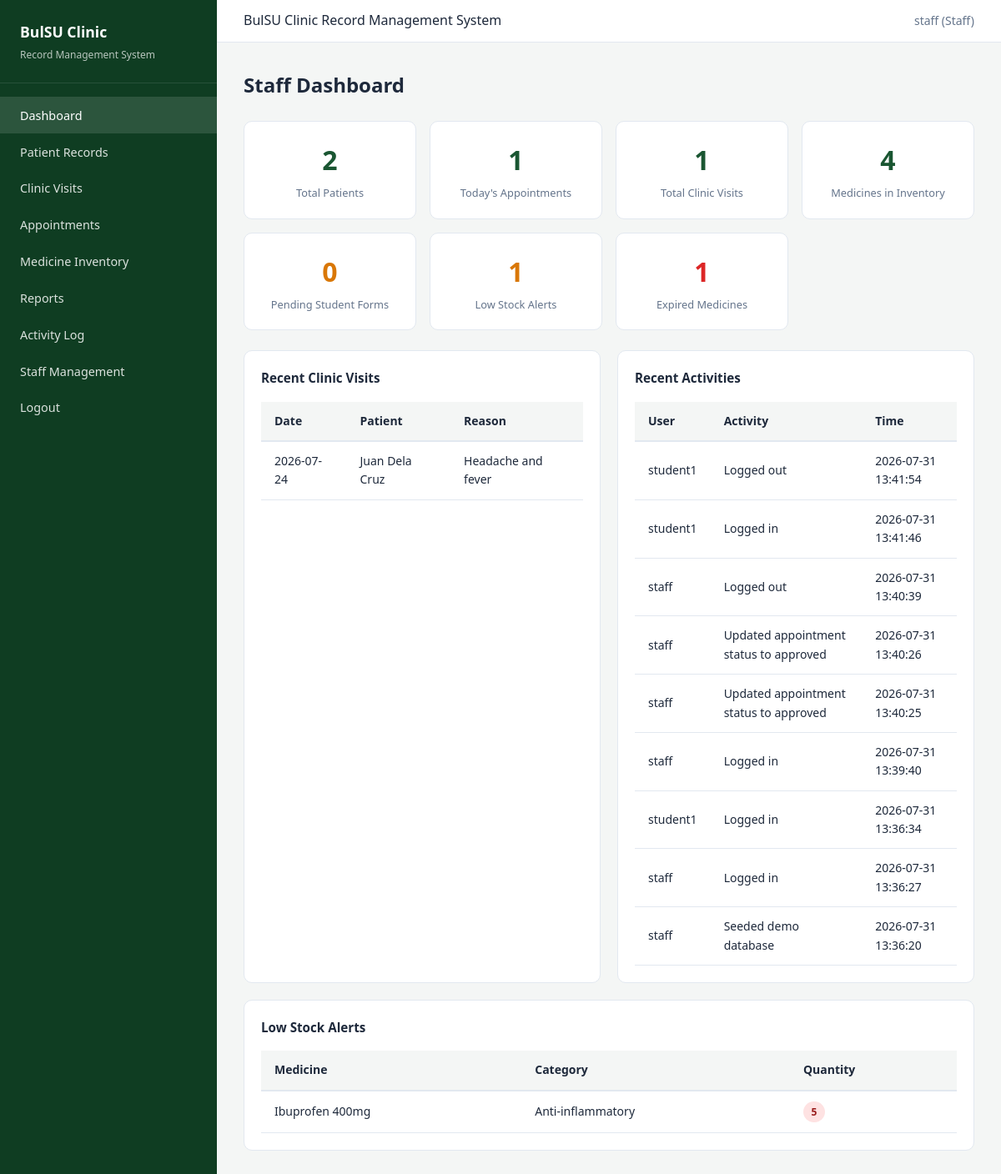
Page / (signed in) on the earlier database version.
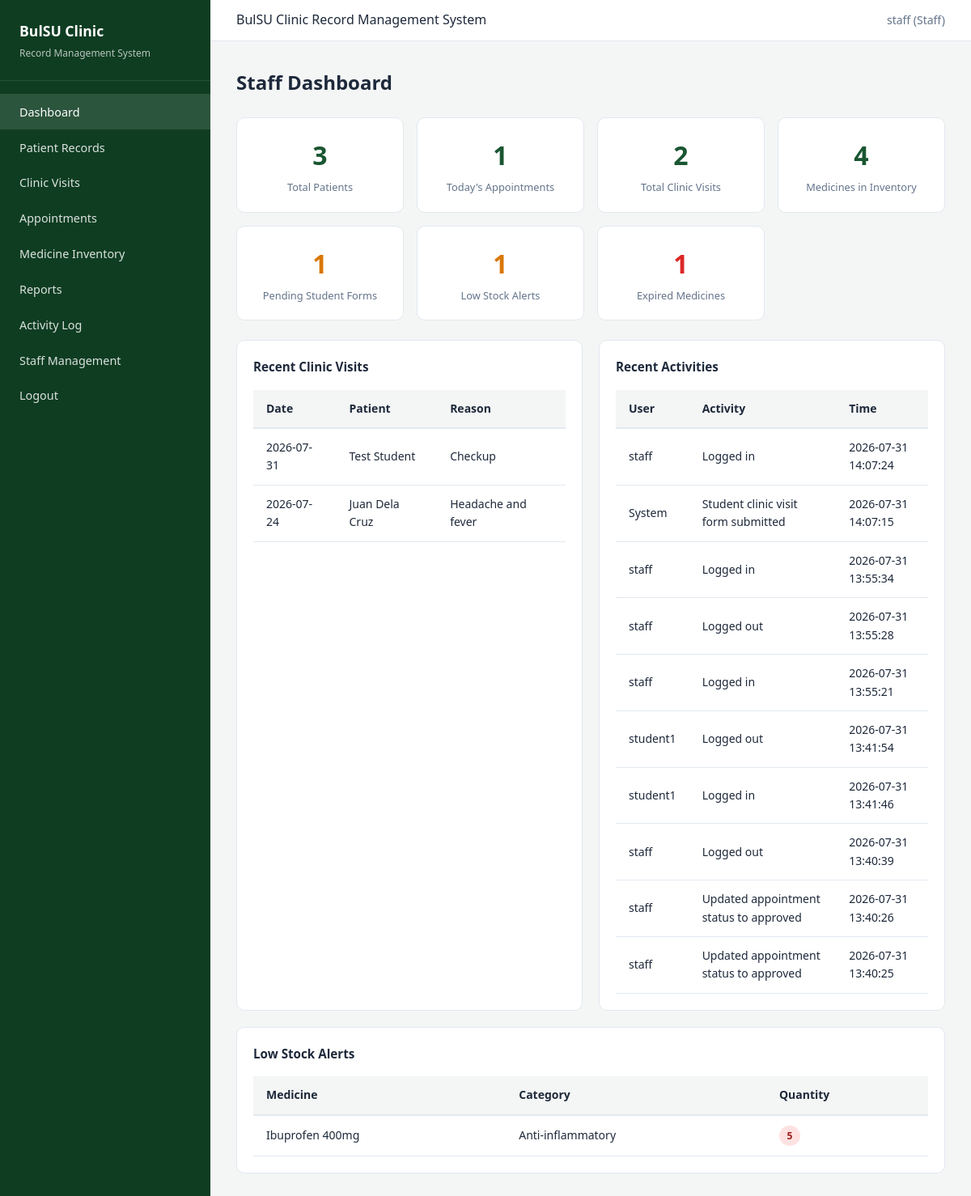
Same page on the later database version.
### tables this page shows
CREATE TABLE clinic_visits (
            id INTEGER PRIMARY KEY AUTOINCREMENT,
            patient_id INTEGER NOT NULL,
            staff_id INTEGER,
            visit_date TEXT NOT NULL,
            visit_time TEXT NOT NULL,
            reason TEXT NOT NULL,
            vital_signs TEXT,
            assessment TEXT,
            treatment TEXT,
            notes TEXT,
            created_at TEXT DEFAULT CURRENT_TIMESTAMP, symptoms TEXT,
            FOREIGN KEY (patient_id) REFERENCES patients(id) ON DELETE CASCADE,
            FOREIGN KEY (staff_id) REFERENCES users(id) ON DELETE SET NULL
        );

CREATE TABLE patients (
            id INTEGER PRIMARY KEY AUTOINCREMENT,
            user_id INTEGER UNIQUE,
            student_id TEXT UNIQUE NOT NULL,
            first_name TEXT NOT NULL,
            last_name TEXT NOT NULL,
            course TEXT,
            year_level TEXT,
            contact_number TEXT,
            emergency_contact TEXT,
            medical_history TEXT,
            allergies TEXT,
            created_at TEXT DEFAULT CURRENT_TIMESTAMP,
            updated_at TEXT DEFAULT CURRENT_TIMESTAMP,
            FOREIGN KEY (user_id) REFERENCES users(id) ON DELETE SET NULL
        );

CREATE TABLE activity_logs (
            id INTEGER PRIMARY KEY AUTOINCREMENT,
            user_id INTEGER,
            activity TEXT NOT NULL,
            record_affected TEXT,
            created_at TEXT DEFAULT CURRENT_TIMESTAMP,
            FOREIGN KEY (user_id) REFERENCES users(id) ON DELETE SET NULL
        );

CREATE TABLE users (
            id INTEGER PRIMARY KEY AUTOINCREMENT,
            username TEXT UNIQUE NOT NULL,
            password TEXT NOT NULL,
            role TEXT NOT NULL CHECK(role IN ('staff', 'patient')),
            is_active INTEGER DEFAULT 1,
            created_at TEXT DEFAULT CURRENT_TIMESTAMP
        );

CREATE TABLE medicines (
            id INTEGER PRIMARY KEY AUTOINCREMENT,
            name TEXT NOT NULL,
            category TEXT,
            quantity INTEGER DEFAULT 0,
            expiration_date TEXT,
            created_at TEXT DEFAULT CURRENT_TIMESTAMP,
            updated_at TEXT DEFAULT CURRENT_TIMESTAMP
        );

### controllers/dashboard_controller.py (the view)
@dashboard_bp.route("/")
@staff_required
def index():
    data = {
        "total_patients": PatientModel.count(),
        "today_appointments": AppointmentModel.get_today_count(),
        "total_visits": ClinicVisitModel.count(),
        "pending_submissions": ClinicVisitModel.count_pending(),
        "medicines": MedicineModel.get_all(),
        "low_stock": MedicineModel.get_low_stock(),
        "expired": MedicineModel.get_expired(),
        "recent_activities": ActivityLogModel.get_all(10),
        "recent_visits": ClinicVisitModel.get_recent(5),
    }
    return render_template("staff/dashboard.html", **data)

### models/activity_log.py (called while the page is built)
    @staticmethod
    def get_all(limit=50):
        conn = get_db()
        rows = conn.execute(
            """
            SELECT al.*, u.username
            FROM activity_logs al
            LEFT JOIN users u ON al.user_id = u.id
            ORDER BY al.created_at DESC LIMIT ?
            """,
            (limit,),
        ).fetchall()
        conn.close()
        return [dict(row) for row in rows]

### models/appointment.py (called while the page is built)
    @staticmethod
    def get_today_count():
        conn = get_db()
        today = date.today().isoformat()
        count = conn.execute(
            """
            SELECT COUNT(*) as total FROM appointments
            WHERE appointment_date = ? AND status IN ('pending', 'approved')
            """,
            (today,),
        ).fetchone()["total"]
        conn.close()
        return count

### models/clinic_visit.py (called while the page is built)
    @staticmethod
    def count():
        conn = get_db()
        count = conn.execute("SELECT COUNT(*) as total FROM clinic_visits").fetchone()["total"]
        conn.close()
        return count

### models/database.py (called while the page is built)
def get_db():
    conn = sqlite3.connect(Config.DATABASE)
    conn.row_factory = sqlite3.Row
    conn.execute("PRAGMA foreign_keys = ON")
    return conn

### views/templates/staff/dashboard.html (shortened to what this page needs)
{% extends "base.html" %}
{% block content %}
<div class="page-header">
    <h1>Staff Dashboard</h1>
</div>
<div class="stats-grid">
    <div class="stat-card">
        <div class="stat-value">{{ total_patients }}</div>
        <div class="stat-label">Total Patients</div>
    </div>
    <div class="stat-card">
        <div class="stat-value">{{ today_appointments }}</div>
        <div class="stat-label">Today's Appointments</div>
    </div>
    <div class="stat-card">
        <div class="stat-value">{{ total_visits }}</div>
        <div class="stat-label">Total Clinic Visits</div>
    </div>
    <div class="stat-card">
        <div class="stat-value">{{ medicines|length }}</div>
        <div class="stat-label">Medicines in Inventory</div>
    </div>
    <div class="stat-card warning">
        <div class="stat-value">{{ pending_submissions }}</div>
        <div class="stat-label">Pending Student Forms</div>
    </div>
    <div class="stat-card warning">
        <div class="stat-value">{{ low_stock|length }}</div>
        <div class="stat-label">Low Stock Alerts</div>
    </div>
    <div class="stat-card danger">
        <div class="stat-value">{{ expired|length }}</div>
        <div class="stat-label">Expired Medicines</div>
    </div>
</div>
<div class="grid-2">
    <div class="card">
        <div class="card-title">Recent Clinic Visits</div>
        {% if recent_visits %}
        <div class="table-wrap">
            <table>
                <thead>
                    <tr><th>Date</th><th>Patient</th><th>Reason</th></tr>
                </thead>
                <tbody>
                    {% for v in recent_visits %}
                    <tr>
                        <td>{{ v.visit_date }}</td>
                        <td>{{ v.first_name }} {{ v.last_name }}</td>
                        <td>{{ v.reason }}</td>
                    </tr>
                    {% endfor %}
                </tbody>
            </table>
        </div>
        {% else %}
        <p class="empty-state">No clinic visits yet.</p>
        {% endif %}
    </div>
    <div class="card">
        <div class="card-title">Recent Activities</div>
        {% if recent_activities %}
        <div class="table-wrap">
            <table>
                <thead>
                    <tr><th>User</th><th>Activity</th><th>Time</th></tr>
                </thead>
                <tbody>
                    {% for a in recent_activities %}
                    <tr>
                        <td>{{ a.username or 'System' }}</td>
                        <td>{{ a.activity }}</td>
                        <td>{{ a.created_at }}</td>
                    </tr>
                    {% endfor %}
                </tbody>
            </table>
        </div>
        {% else %}
        <p class="empty-state">No activities recorded.</p>
        {% endif %}
    </div>
</div>
{% if low_stock %}
<div class="card">
    <div class="card-title">Low Stock Alerts</div>
    <div class="table-wrap">
        <table>
            <thead>
                <tr><th>Medicine</th><th>Category</th><th>Quantity</th></tr>
            </thead>
            <tbody>
                {% for m in low_stock %}
                <tr>
                    <td>{{ m.name }}</td>
                    <td>{{ m.category }}</td>
                    <td><span class="badge badge-rejected">{{ m.quantity }}</span></td>
                </tr>
                {% endfor %}
            </tbody>
        </table>
    </div>
</div>
{% endif %}
{% endblock %}

Differences in the rows shown:
no longer on this page (row unchanged): activity_logs: username "staff", activity "Logged in", created_at "2026-07-31 13:39:40"
no longer on this page (row unchanged): activity_logs: username "student1", activity "Logged in", created_at "2026-07-31 13:36:34"
no longer on this page (row unchanged): activity_logs: username "staff", activity "Logged in", created_at "2026-07-31 13:36:27"
no longer on this page (row unchanged): activity_logs: username "staff", activity "Seeded demo database", created_at "2026-07-31 13:36:20"
added clinic_visits: visit_date "2026-07-31", first_name "Test", last_name "Student", reason "Checkup"
added activity_logs: username "staff", activity "Logged in", created_at "2026-07-31 14:07:24"
added activity_logs: username "System", activity "Student clinic visit form submitted", created_at "2026-07-31 14:07:15"
added activity_logs: username "staff", activity "Logged in", created_at "2026-07-31 13:55:34"
added activity_logs: username "staff", activity "Logged out", created_at "2026-07-31 13:55:28"
added activity_logs: username "staff", activity "Logged in", created_at "2026-07-31 13:55:21"
Other differences:
{{ total_patients }}: "2" → "3"
{{ total_visits }}: "1" → "2"
{{ pending_submissions }}: "0" → "1"
